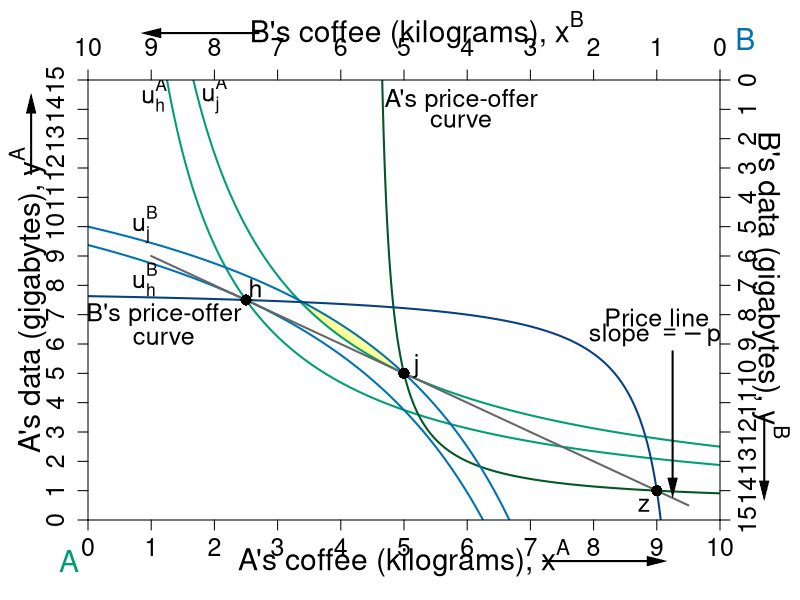

This chart was generated by the following R code:
#' Graph Designer: Simon Halliday, Scott Cohn
#' Authors: Bowles and Halliday
#' Title: Coordination, Conflict and Competition: A Text in Microeconomics

library("shape")

pdf(file = "what_can_markets_do/property_walras_baseline_pec.pdf", width = 9, height = 7)

# Set parameters for graphics
axislabelsize <- 1.8
labelsize <- 1.5
namesize <- 1.8
annotatesize <- 1.5
graphlinewidth <- 2
segmentlinewidth <- 1.5

COL <- c("#7fc97f", "#beaed4", "#fdc086", "#ffff99", "#386cb0", "#f0027f", "#bf5b17", "#666666")
COLA <- c("#e0f3db", "#99d8c9","#66c2a4","#41ae76", "#238b45", "#005824")
COLB <- c("#c6dbef", "#4eb3d3", "#2b8cbe", "#0868ac","#084081")
COLC <- c("#fcfbfd", "#efedf5", "#dadaeb", "#bcbddc", "#9e9ac8", "#807dba", "#6a51a3", "#54278f", "#3f007d")
grays <- gray.colors(25, start = 1, end = 0, alpha = 1)
CBCols <- c("#009E73","#0072B2","#E69F00","#CC79A7", "#F0E442")


uA <- function(xA, yA, alpha = 0.5){
  ((xA)^alpha)*((yA)^(1 - alpha))
}

uB <- function(xA, yA, alpha = 0.5){
  ((10-xA)^alpha)*((15-yA)^(1 - alpha))
}

indiffcurveA1 <- function(x, U = 4, A = 1, a = 0.5) {
  ((((U-2)/A)*(1/x)^a)^(1/(1-a)))
}

indiffcurveA2 <- function(x, U = 4, A = 1, a = 0.5) {
  (((U/A)*(1/x)^a)^(1/(1-a)))
}

indiffcurveA3 <- function(x, U = 5.715476, A = 1, a = 0.5) {
  (((U/A)*(1/x)^a)^(1/(1 - a)))
}

indiffcurveA4 <- function(x, U = 6.984164, A = 1, a = 0.5) {
  ((((U)/A)*(1/x)^a)^(1/(1 - a)))
}

paretoEC <- function(x) {
  (3/2)*x
}

OfferCurveA <- function(x) {
  # x/(x  - 4)
  x / (2*x - 9)
}

PriceLine <- function(x, intercept = 10, slope = 1) {
  intercept - slope*x 
}

mrsplot <- function(x) {
  (13/2)*(x/(9 - x)^2)
  
}

OfferCurveB <- function(x) {
  #15 - (14/2)*(10 - x)/(9 - x)
  (145 - 16*x) / (19 - 2*x)
}

WalrasPrice <- function(x) {
  14 - (3/2)*x
}

#Deriving the offer curves: let py = 1
#wA = 8px + 2py = 8px + 2; Demand: x = w/2px => x = 4 + 1/px => px = 1/(x - 4)
#Offer curve is y = px*x => (1/(x-4))*x = x/(x-4) defined for x neq 4
#wA = 2px + 13py = 2px + 13; Demand: x = w/2px => x = 1 + 13/2px => px = 13/2(x - 1)
#B's Offer curve is y = px*x => (13/2)(1/(x-1))*x = (13/2)(x/(x-1)
#Therefore in terms of yA and xA:
#15 - y = (13/2)*(10 - x)/(10 - x - 1)
#Therefore y = 15 - (13/2)*(10-x)/(9 - x) defined for x neq 9
#The tangency of the indifference curve and the offer curve gives mrsplot
#Where mrsplot equals that offer curve, we get x = (3/17)*(51 - sqrt(221)) = 6.376576; 
#So y = 6.022321; therefore u = (6.376576^0.5)*(6.022321^0.5)

indiffcurveBneg1 <- function(x, U = 5.09, A = 1, a = 0.5) {
  15 - (((U/A)*(1/(10 - x))^a)^(1/(1-a)))
}

indiffcurveBneg2 <- function(x, U = 6.531973, A = 1, a = 0.5) {
  15 - (((U/A)*(1/(10 - x))^a)^(1/(1-a)))
}

#Aisha happens to have found 8 apples and 2 oranges, 
#and Betty happens to have found 2 apples and 13 oranges. 
#Aisha's utility (8^0.5)*(2^0.5) = 4
#Betty's utility (2^0.5)*(13^0.5) = 5.09



par(mar =  c(4, 4.4, 4, 4))
xlims <- c(0, 10)
ylims <- c(0, 15)
xlims2 <- c(10, 0)
ylims2 <- c(15, 0)

plot(0, 0, xlim = xlims, ylim = ylims, type = "n",
     xlab = "",
     ylab = "", 
     xaxt = "n", 
     yaxt = "n", 
     cex.lab = axislabelsize, 
     bty = "n",
     xaxs = "i", 
     yaxs = "i")

text(0.5*xlims[2], -1.3, expression(paste("A's coffee (kilograms), ", x^A)), xpd = TRUE, cex = axislabelsize) 
text(-0.95, 0.5*ylims[2], expression(paste("A's data (gigabytes), ", y^A)), xpd = TRUE, cex = axislabelsize, srt = 90) 



npts <- 500 
npts2 <- 501

#I need something like xx1 with npts for 
xpoly1 <- seq(from = 3.2, to = 5, length.out = 501)
ypoly1 <- indiffcurveA2(xpoly1, U = uA(5, 5))
ypoly2 <- indiffcurveBneg1(xpoly1, U = uB(5, 5))
polygon(x = c(xpoly1, rev(xpoly1)), y = c(ypoly1, rev(ypoly2)), col=COL[4], density=NULL, border = NA)


#Specify the sequences of points for graphing. 
xx1 <- seq(xlims[1], xlims[2], length.out = npts)
yy1 <- indiffcurveA2(xx1, U = 4, A = 1, a = 0.5)
yy2 <- indiffcurveA2(xx1)

#I need something like xx1 with npts for 
xx2 <- seq(4.5, xlims[2], length.out = npts)
xx3 <- seq(xlims[1], 9.1, length.out = npts)
xx4 <- seq(1, 9.5, length.out = npts)

#Draw the lines for the graphs

lines(xx1, indiffcurveA2(xx1, U = uA(5, 5)), col = CBCols[1], lwd = graphlinewidth)
lines(xx1, indiffcurveA2(xx1, U = uA(2.5, 7.5)), col = CBCols[1], lwd = graphlinewidth)
# 
lines(xx2, OfferCurveA(xx2), col = COLA[6], lwd = graphlinewidth)
# 
# 
lines(xx1, indiffcurveBneg1(xx1, U = uB(2.5, 7.5)), col = CBCols[2], lwd = graphlinewidth)
lines(xx1, indiffcurveBneg1(xx1, U = uB(5, 5)), col = CBCols[2], lwd = graphlinewidth)
# 
# 
lines(xx4, PriceLine(xx4, intercept = 10, slope = 1), col = COL[8], lwd = graphlinewidth)
# 
lines(xx3, OfferCurveB(xx3), col = COLB[5], lwd = graphlinewidth)

#lines(xx1, paretoEC(xx1), col = COL[2], lwd = graphlinewidth)

#Customize ticks and labels for the plot
ticksy <- seq(from = 0, to = 15, by = 1)
ylabels <- seq(from = 0, to = 15, by = 1)
ticksx <- seq(from = 0, to = 10, by = 1)
xlabels <- seq(from = 0, to = 10, by = 1)
axis(1, at = ticksx, pos = 0, labels = xlabels, cex.axis = labelsize)
axis(2, at = ticksy, pos = 0, labels = ylabels, las = 0, gap.axis = -1, cex.axis = labelsize)

#Add arrows:
Arrows(-0.9, 11.8, -0.9, 14.2, col = "black", lty = 1, lwd = 2, arr.type = "triangle", arr.lwd = 0.5, xpd = TRUE)
Arrows(7.2, -1.4, 9, -1.4, col = "black", lty = 1, lwd = 2, arr.type = "triangle", arr.lwd = 0.5, xpd = TRUE)

# arrows(-0.9, 10.5, -0.9, 14, xpd = TRUE, length = 0.1, angle = 40, lwd = 3)
# arrows(6.6, -1.4, 9, -1.4, xpd = TRUE, length = 0.1, angle = 40, lwd = 3)


# #Annotation of the three graphs and the NE
text(1.05, 14.5, expression(u[h]^A), cex = labelsize)
text(2, 14.5, expression(u[j]^A), cex = labelsize)

points(2.5, 7.5, pch = 16, col = "black", cex = 1.5)
text(2.65, 7.9, expression(h), cex = labelsize)

points(5, 5, pch = 16, col = "black", cex = 1.5)
text(5.2, 5.25, expression(j), cex = labelsize)

text(9, 6.9, expression("Price line"), cex = labelsize)
text(9, 6.25, expression(paste("slope ", phantom() == -p[j])), cex = labelsize)
Arrows(9.25, 5.75, 9.25, 1.1, col = "black", lty = 1, lwd = 2, arr.type = "triangle", arr.lwd = 0.5)

#Arrows(1, 6.3, 1, 7.2, col = "black", lty = 1, lwd = 2, arr.type = "triangle", arr.lwd = 0.5)
text(1.2, 7, expression("B's price-offer"), cex = annotatesize)
text(1.2, 6.2, expression("curve"), cex = annotatesize)

text(5.9, 14.3, expression("A's price-offer"), cex = annotatesize)
text(5.9, 13.6, expression("curve"), cex = annotatesize)

# text(8.5, 10.4, expression("Pareto-efficient"), cex = annotatesize)
# text(8.5, 9.7, expression("curve"), cex = annotatesize)

text(-0.3, -1.4, expression("A"), xpd = TRUE, cex = namesize, col = CBCols[1])
text(10.4, 16.4, expression("B"), xpd = TRUE, cex = namesize, col = CBCols[2])


#Set up second axes and labels
par(new = TRUE)

#Use the same x and ylims as previously, but with locations switched
xlims2 <- c(10, 0)
ylims2 <- c(15, 0)

#Leave the ylab and xlab blank to ensure no axes titles
plot(0, 0, xlim = xlims2, ylim = ylims2, type = "n",
     xlab = expression(paste("")),
     ylab = expression(paste("")),
     xaxt = "n", 
     yaxt = "n", 
     cex.lab = 1.3, 
     bty = "n",
     xaxs = "i", 
     yaxs = "i")

#Set up axes at sides 3 and 4 (top and right)
axis(side = 3, at = ticksx, pos = 0, labels = xlabels, cex.axis = labelsize)
axis(side = 4, at = ticksy, pos = 0, labels = ylabels, las = 0, gap.axis = -1,  cex.axis = labelsize)
text(4.8, -1.7, expression(paste("B's coffee (kilograms), ", x^B)), xpd = TRUE, cex = axislabelsize) 
text(-0.8, 7, expression(paste("B's data (gigabytes), ", y^B)), xpd = TRUE, cex = axislabelsize, srt = 270) 

#Add arrows:
Arrows(-0.7, 11.5, -0.7, 14, col = "black", lty = 1, lwd = 2, arr.type = "triangle", arr.lwd = 0.5, xpd = TRUE)
Arrows(7.3, -1.6, 9, -1.6, col = "black", lty = 1, lwd = 2, arr.type = "triangle", arr.lwd = 0.5, xpd = TRUE)

# arrows(-0.7, 10, -0.7, 14, xpd = TRUE, length = 0.1, angle = 40, lwd = 3)
# arrows(6.6, -1.6, 9, -1.6, xpd = TRUE, length = 0.1, angle = 40, lwd = 3)


#Functions for B's indifference curves
indiffcurveB1 <- function(x, U = 5.09, A = 1, a = 0.5) {
  ((((U-2)/A)*(1/x)^a)^(1/(1-a)))
}

indiffcurveB2 <- function(x, U = 5.09, A = 1, a = 0.5) {
  (((U/A)*(1/x)^a)^(1/(1-a)))
}

indiffcurveB3 <- function(x, U = 5.703502, A = 1, a = 0.5) {
  ((((U)/A)*(1/x)^a)^(1/(1-a)))
}

indiffcurveB4 <- function(x, U = 8.244574, A = 1, a = 0.5) {
  ((((U)/A)*(1/x)^a)^(1/(1-a)))
}



#Label B's indifference curves
text(9.1, 4.925, expression(u[j]^B), cex = labelsize)
text(9.1, 6.8, expression(u[h]^B), cex = labelsize)


#Add a point for the initial endowment
points(1, 14, pch = 16, col = "black", cex = 1.5)
text(1.2, 14.5, expression(z), cex = labelsize)




#Label a point on the middle of the curve
#points(5, 7.5, pch = 16, col = "black", cex = 1.5)
#text(5, 7, expression(i))

#(5^0.5)*(7.5^0.5) = 6.123724

#Add point for comparison to participation constraint
#points(6.2, 1.55, pch = 16, col = "black", cex = 1.5)
#text(6.1, 1.2, expression(d))


#Calculate TIOLI power allocation for B
#mrs(x,y) => pareto efficient curve is (3/2)x = y
#A's initital utility is 4 = u(8,2) = (8^0.5)*(2^0.5)
#Therefore substitute in the contract curve u_e^A = 4 = (x^A)^(0.5)(3/2*x^A)^0.5
# => x^A = 4/((3/2)^0.5) = 3.27 => x^B = 6.73
# => y^A = 3/2(x^A) = 4.9 => y^B = 10.1

#Add point g for B's TIOLI power
# points(6.73, 10.1, pch = 16, col = "black", cex = 1.5)
# text(6.73, 10.6, expression(g))

#Calculate TIOLI power allocation for A
#mrs(x,y) => pareto efficient curve is (3/2)x = y
#A's initital utility is 4 = u(8,2) = (8^0.5)*(2^0.5)
#Therefore substitute in the contract curve u_e^A = 4 = (x^A)^(0.5)(3/2*x^A)^0.5
# => x^B = 5.09/((3/2)^0.5) = 4.16 => x^A = 5.84
# => y^B = 3/2(x^B) = 6.23 => y^A = 8.77 
#=> u^A = (5.84^0.5)*(8.77^0.5) = 7.156591
#Add point f for A's TIOLI power
# points(4.16, 6.23, pch = 16, col = "black", cex = 1.5)
# text(4.16, 5.8, expression(f))



dev.off()
